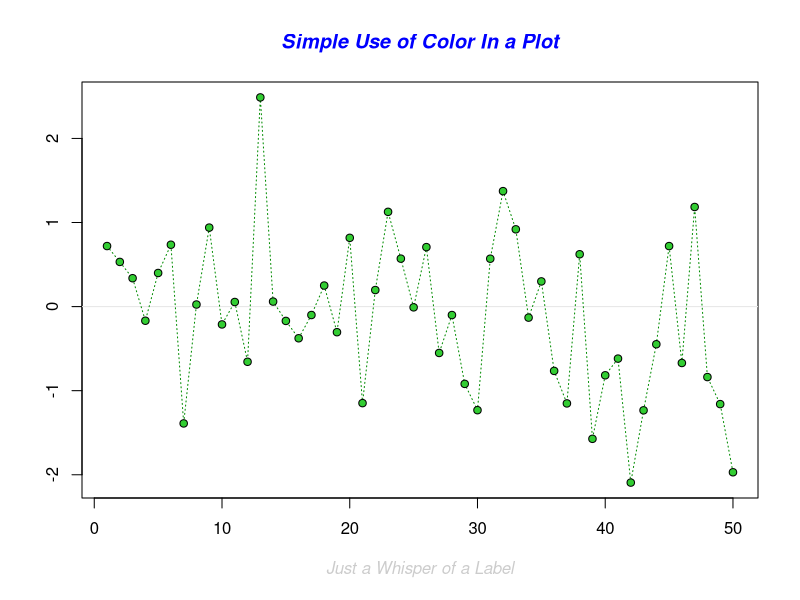
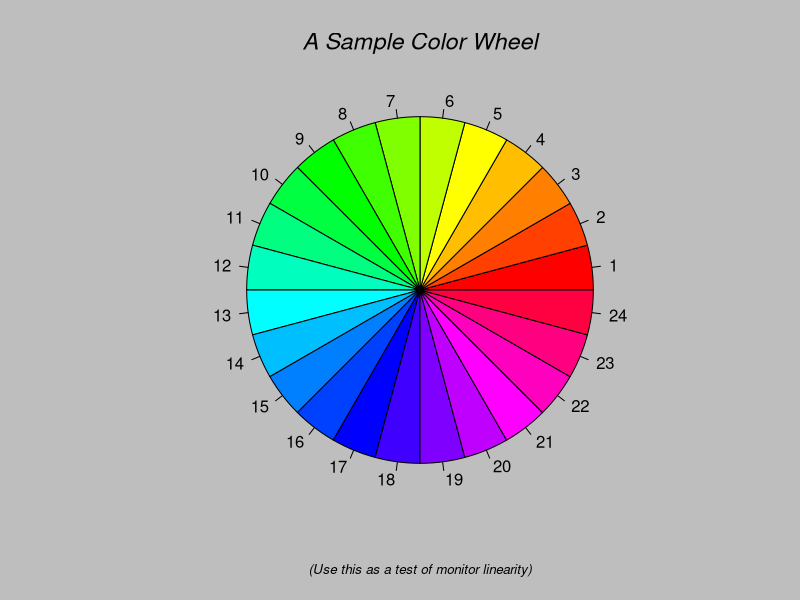
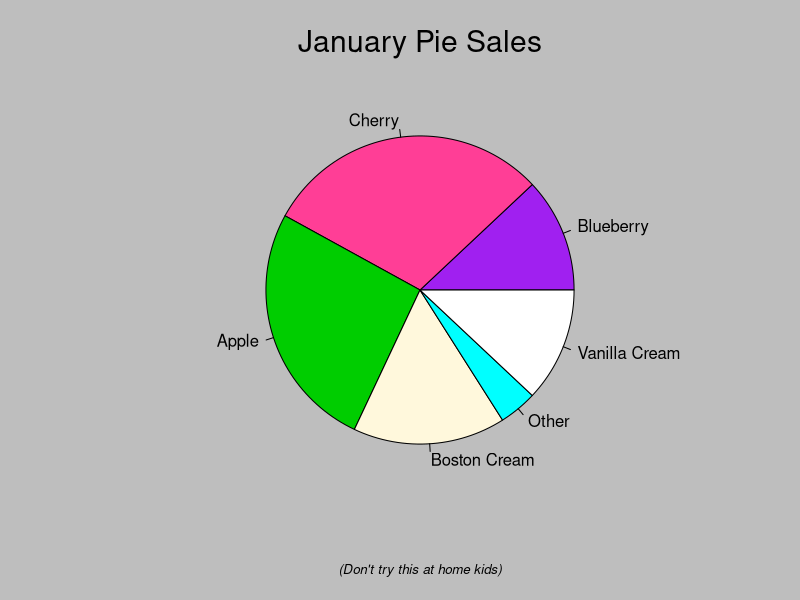
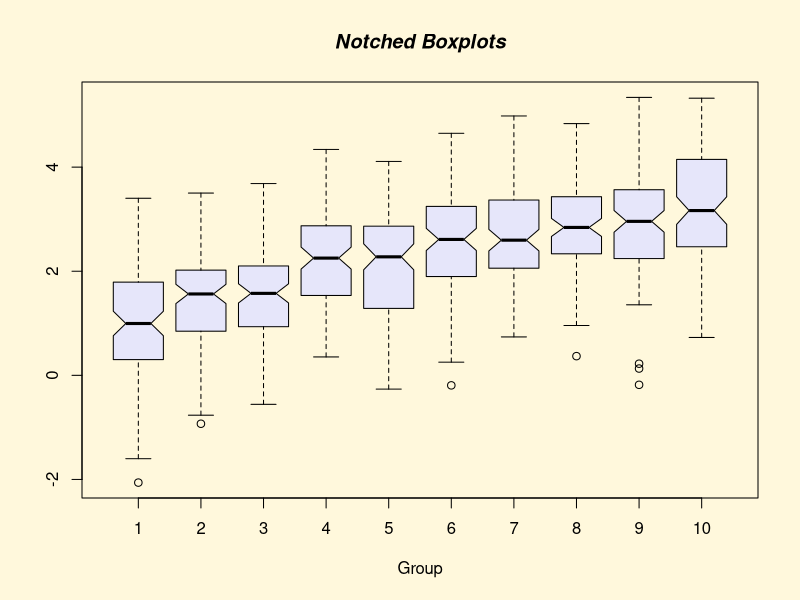
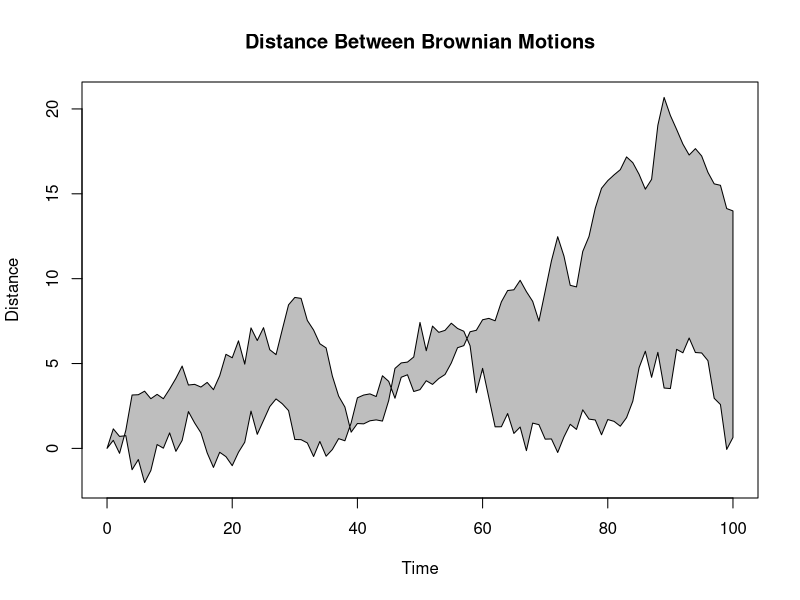
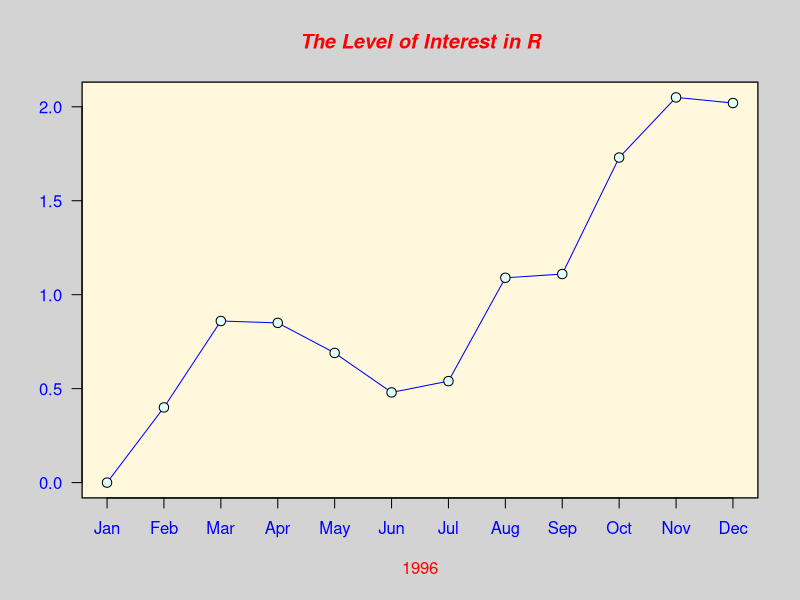
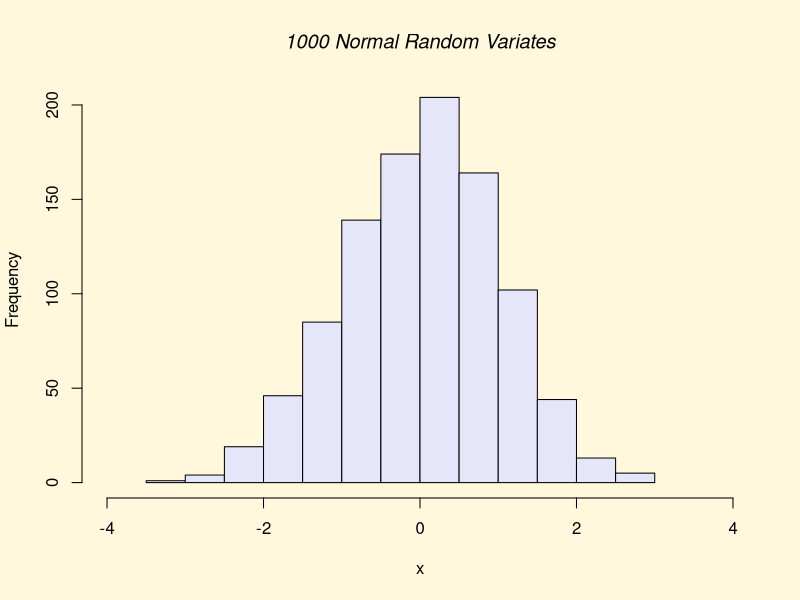
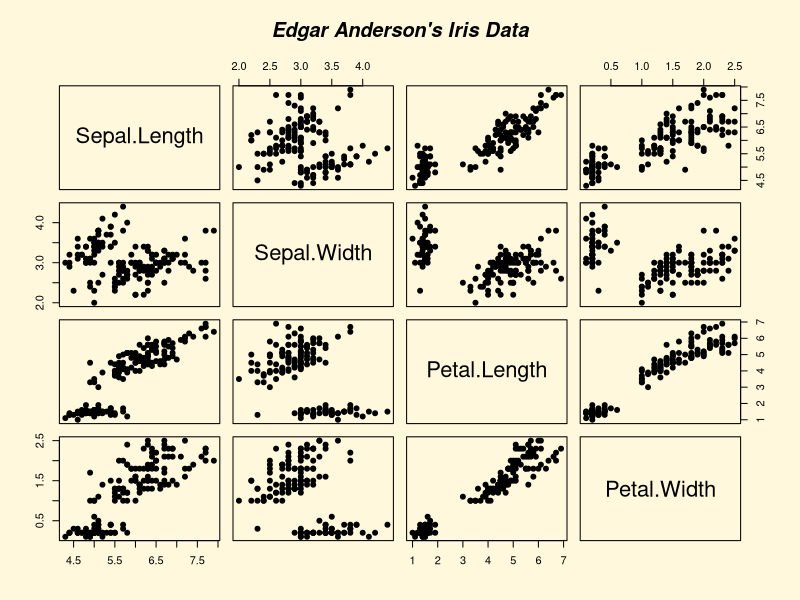

Generate these figures, in order, with R: (Note: this script raises an error after producing the figures.)
expanded_path <- path.expand('-')

library(tidyverse)
library(data.table)
library(tidyverse)
library(dplyr)
library(ggplot2)
library(readr)


expanded_path


demo()

demo(graphics)



# getting working directory
wkdir <- getwd()



# setting working directory
#setwd('F:/R programming/data cleaning/ug colleges')


getwd()


dir()

dir(pattern = '.txt')       

dir(pattern = '.R')   

file.exists('bamudb.R')

newdirPath <- 'createdbycode'

if ( file.exists(wkdir)) dir.create(newdirPath)

dir(pattern = 'create')

# creating a file
file.create('learning.R')

library(ggplot2)


ggplot(data=diamonds,aes(x=price))+
  geom_histogram()



ggplot(data=diamonds,aes(x=price))+
  geom_histogram(fill='green',col='orange')


ggplot(diamonds,aes(x=price))+
  geom_bar()


ggplot(data = diamonds,aes(x=cut,fill = cut))+
  geo_bar()



view(diamonds)


ggplot(data = diamonds,aes(x=carat,y=price,col=cut))+
  geom_point()



ggplot(data=diamonds,aes(x=clarity,y=carat)) +
  geom_boxplot()


ggplot(data=diamonds,aes(x=clarity,y=carat,fill=cut))+
  geom_boxplot()




clean$data <- diamonds[!duplicated(data),]

view(clean)

view(clean$data)



# remove duplicates 
duplicate <- bamudb$PROGRAMME.NAME
cleandata <- duplicate[!duplicated(duplicate)]
view(cleandata)



# Explore how duplicated() flags dulicate rows 

# Experiment with growing variables to identify duplicates in specific columns 


# Handle Missing DAta


df <- data.frame(bamudb)

duplicates <- df[duplicated(df$NAME.OF.THE.APPLICANT),]

duplicates <- bamudb[duplicated(bamudb),]

View(duplicates)
